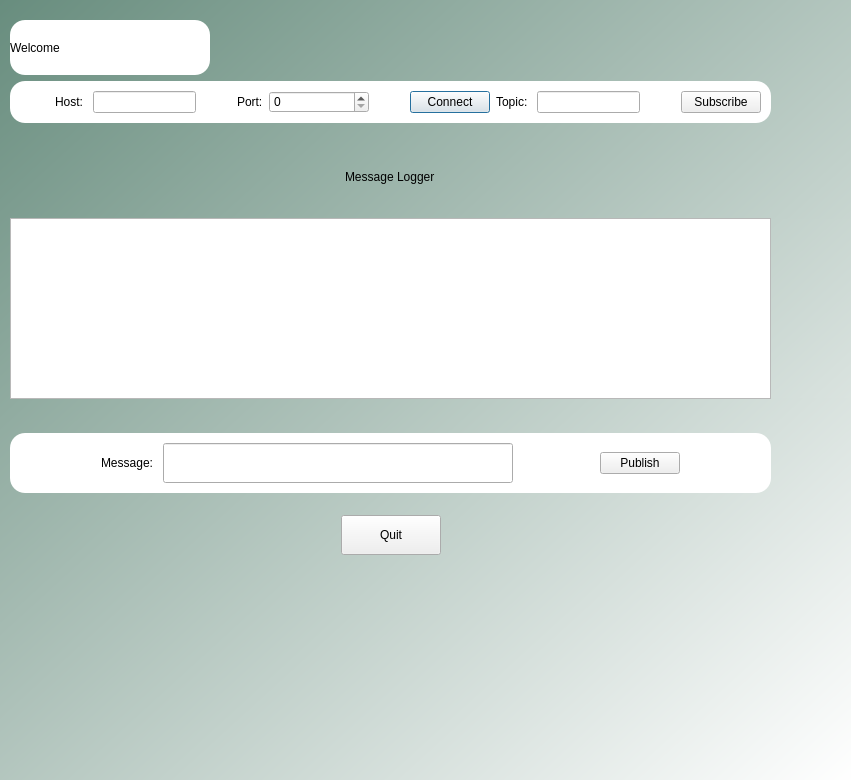
<?xml version="1.0" encoding="UTF-8"?>
<ui version="4.0">
 <class>Mydialog</class>
 <widget class="QDialog" name="Mydialog">
  <property name="geometry">
   <rect>
    <x>0</x>
    <y>0</y>
    <width>851</width>
    <height>780</height>
   </rect>
  </property>
  <property name="windowTitle">
   <string>Dialog</string>
  </property>
  <property name="styleSheet">
   <string notr="true">#Mydialog{background:qlineargradient(spread:pad, x1:0, y1:0, x2:1, y2:1, stop:0 rgba(104, 141, 126, 255), stop:1 rgba(255, 255, 255, 255))}



#input{
background-color:rgb(255, 255, 255);
border-radius: 15px;
}

#messagelogger{
background-color:rgb(255, 255, 255);
border-radius: 15px;
}

#messagesender_2{
background-color:rgb(255, 255, 255);
border-radius: 15px;
}
</string>
  </property>
  <widget class="QWidget" name="verticalLayoutWidget">
   <property name="geometry">
    <rect>
     <x>10</x>
     <y>20</y>
     <width>761</width>
     <height>601</height>
    </rect>
   </property>
   <layout class="QVBoxLayout" name="verticalLayout">
    <item>
     <widget class="QLabel" name="label">
      <property name="sizePolicy">
       <sizepolicy hsizetype="Fixed" vsizetype="Fixed">
        <horstretch>0</horstretch>
        <verstretch>0</verstretch>
       </sizepolicy>
      </property>
      <property name="minimumSize">
       <size>
        <width>200</width>
        <height>55</height>
       </size>
      </property>
      <property name="styleSheet">
       <string notr="true">background-color:rgb(255, 255, 255);
font: 75 20pt &quot;Ubuntu Condensed&quot;;
border-radius: 15px;
</string>
      </property>
      <property name="text">
       <string>Welcome</string>
      </property>
     </widget>
    </item>
    <item>
     <layout class="QVBoxLayout" name="verticalLayout_2">
      <property name="topMargin">
       <number>0</number>
      </property>
      <item>
       <widget class="QWidget" name="input" native="true">
        <layout class="QHBoxLayout" name="horizontalLayout_2">
         <property name="leftMargin">
          <number>10</number>
         </property>
         <property name="topMargin">
          <number>10</number>
         </property>
         <property name="rightMargin">
          <number>10</number>
         </property>
         <property name="bottomMargin">
          <number>10</number>
         </property>
         <item>
          <spacer name="horizontalSpacer_3">
           <property name="orientation">
            <enum>Qt::Horizontal</enum>
           </property>
           <property name="sizeHint" stdset="0">
            <size>
             <width>40</width>
             <height>20</height>
            </size>
           </property>
          </spacer>
         </item>
         <item>
          <widget class="QLabel" name="label_2">
           <property name="text">
            <string>Host: </string>
           </property>
          </widget>
         </item>
         <item>
          <widget class="QLineEdit" name="hostlbl"/>
         </item>
         <item>
          <spacer name="horizontalSpacer">
           <property name="orientation">
            <enum>Qt::Horizontal</enum>
           </property>
           <property name="sizeHint" stdset="0">
            <size>
             <width>40</width>
             <height>20</height>
            </size>
           </property>
          </spacer>
         </item>
         <item>
          <widget class="QLabel" name="label_3">
           <property name="text">
            <string>Port:</string>
           </property>
          </widget>
         </item>
         <item>
          <widget class="QSpinBox" name="portlbl">
           <property name="minimumSize">
            <size>
             <width>100</width>
             <height>0</height>
            </size>
           </property>
           <property name="maximum">
            <number>500000</number>
           </property>
          </widget>
         </item>
         <item>
          <spacer name="horizontalSpacer_2">
           <property name="orientation">
            <enum>Qt::Horizontal</enum>
           </property>
           <property name="sizeHint" stdset="0">
            <size>
             <width>40</width>
             <height>20</height>
            </size>
           </property>
          </spacer>
         </item>
         <item>
          <widget class="QPushButton" name="connectBt">
           <property name="text">
            <string>Connect</string>
           </property>
          </widget>
         </item>
         <item>
          <widget class="QLabel" name="label_4">
           <property name="text">
            <string>Topic: </string>
           </property>
          </widget>
         </item>
         <item>
          <widget class="QLineEdit" name="topiclbl"/>
         </item>
         <item>
          <spacer name="horizontalSpacer_4">
           <property name="orientation">
            <enum>Qt::Horizontal</enum>
           </property>
           <property name="sizeHint" stdset="0">
            <size>
             <width>40</width>
             <height>20</height>
            </size>
           </property>
          </spacer>
         </item>
         <item>
          <widget class="QPushButton" name="subscribeBtn">
           <property name="text">
            <string>Subscribe</string>
           </property>
          </widget>
         </item>
        </layout>
       </widget>
      </item>
     </layout>
    </item>
    <item>
     <spacer name="verticalSpacer_3">
      <property name="orientation">
       <enum>Qt::Vertical</enum>
      </property>
      <property name="sizeHint" stdset="0">
       <size>
        <width>20</width>
        <height>40</height>
       </size>
      </property>
     </spacer>
    </item>
    <item>
     <spacer name="verticalSpacer">
      <property name="orientation">
       <enum>Qt::Vertical</enum>
      </property>
      <property name="sizeHint" stdset="0">
       <size>
        <width>20</width>
        <height>40</height>
       </size>
      </property>
     </spacer>
    </item>
    <item>
     <layout class="QVBoxLayout" name="verticalLayout_4">
      <property name="topMargin">
       <number>30</number>
      </property>
      <item alignment="Qt::AlignHCenter">
       <widget class="QLabel" name="label_6">
        <property name="styleSheet">
         <string notr="true">font: 75 19pt &quot;Ubuntu Condensed&quot;;</string>
        </property>
        <property name="text">
         <string>Message Logger</string>
        </property>
       </widget>
      </item>
      <item>
       <spacer name="verticalSpacer_2">
        <property name="orientation">
         <enum>Qt::Vertical</enum>
        </property>
        <property name="sizeHint" stdset="0">
         <size>
          <width>20</width>
          <height>40</height>
         </size>
        </property>
       </spacer>
      </item>
      <item>
       <widget class="QPlainTextEdit" name="meslog"/>
      </item>
      <item>
       <spacer name="verticalSpacer_5">
        <property name="orientation">
         <enum>Qt::Vertical</enum>
        </property>
        <property name="sizeHint" stdset="0">
         <size>
          <width>20</width>
          <height>40</height>
         </size>
        </property>
       </spacer>
      </item>
     </layout>
    </item>
    <item>
     <layout class="QHBoxLayout" name="horizontalLayout_3">
      <property name="topMargin">
       <number>0</number>
      </property>
      <item>
       <widget class="QWidget" name="messagesender_2" native="true">
        <layout class="QHBoxLayout" name="messagesender">
         <property name="leftMargin">
          <number>10</number>
         </property>
         <property name="topMargin">
          <number>10</number>
         </property>
         <property name="rightMargin">
          <number>10</number>
         </property>
         <property name="bottomMargin">
          <number>10</number>
         </property>
         <item>
          <spacer name="horizontalSpacer_6">
           <property name="orientation">
            <enum>Qt::Horizontal</enum>
           </property>
           <property name="sizeHint" stdset="0">
            <size>
             <width>40</width>
             <height>20</height>
            </size>
           </property>
          </spacer>
         </item>
         <item>
          <widget class="QLabel" name="label_5">
           <property name="text">
            <string>Message: </string>
           </property>
          </widget>
         </item>
         <item alignment="Qt::AlignHCenter">
          <widget class="QLineEdit" name="messagelbl">
           <property name="sizePolicy">
            <sizepolicy hsizetype="Fixed" vsizetype="Fixed">
             <horstretch>0</horstretch>
             <verstretch>0</verstretch>
            </sizepolicy>
           </property>
           <property name="minimumSize">
            <size>
             <width>350</width>
             <height>40</height>
            </size>
           </property>
          </widget>
         </item>
         <item>
          <spacer name="horizontalSpacer_5">
           <property name="orientation">
            <enum>Qt::Horizontal</enum>
           </property>
           <property name="sizeHint" stdset="0">
            <size>
             <width>40</width>
             <height>20</height>
            </size>
           </property>
          </spacer>
         </item>
         <item>
          <widget class="QPushButton" name="publishBtn">
           <property name="text">
            <string>Publish</string>
           </property>
          </widget>
         </item>
         <item>
          <spacer name="horizontalSpacer_7">
           <property name="orientation">
            <enum>Qt::Horizontal</enum>
           </property>
           <property name="sizeHint" stdset="0">
            <size>
             <width>40</width>
             <height>20</height>
            </size>
           </property>
          </spacer>
         </item>
        </layout>
       </widget>
      </item>
     </layout>
    </item>
    <item>
     <spacer name="verticalSpacer_8">
      <property name="orientation">
       <enum>Qt::Vertical</enum>
      </property>
      <property name="sizeHint" stdset="0">
       <size>
        <width>20</width>
        <height>40</height>
       </size>
      </property>
     </spacer>
    </item>
    <item>
     <spacer name="verticalSpacer_4">
      <property name="orientation">
       <enum>Qt::Vertical</enum>
      </property>
      <property name="sizeHint" stdset="0">
       <size>
        <width>20</width>
        <height>40</height>
       </size>
      </property>
     </spacer>
    </item>
    <item>
     <spacer name="verticalSpacer_6">
      <property name="orientation">
       <enum>Qt::Vertical</enum>
      </property>
      <property name="sizeHint" stdset="0">
       <size>
        <width>20</width>
        <height>40</height>
       </size>
      </property>
     </spacer>
    </item>
    <item>
     <layout class="QHBoxLayout" name="horizontalLayout_4">
      <property name="topMargin">
       <number>0</number>
      </property>
      <item>
       <spacer name="horizontalSpacer_8">
        <property name="orientation">
         <enum>Qt::Horizontal</enum>
        </property>
        <property name="sizeHint" stdset="0">
         <size>
          <width>40</width>
          <height>20</height>
         </size>
        </property>
       </spacer>
      </item>
      <item>
       <widget class="QPushButton" name="quitBtn">
        <property name="sizePolicy">
         <sizepolicy hsizetype="Maximum" vsizetype="Fixed">
          <horstretch>0</horstretch>
          <verstretch>0</verstretch>
         </sizepolicy>
        </property>
        <property name="minimumSize">
         <size>
          <width>100</width>
          <height>40</height>
         </size>
        </property>
        <property name="text">
         <string>Quit</string>
        </property>
       </widget>
      </item>
      <item>
       <spacer name="horizontalSpacer_9">
        <property name="orientation">
         <enum>Qt::Horizontal</enum>
        </property>
        <property name="sizeHint" stdset="0">
         <size>
          <width>40</width>
          <height>20</height>
         </size>
        </property>
       </spacer>
      </item>
     </layout>
    </item>
    <item>
     <spacer name="verticalSpacer_7">
      <property name="orientation">
       <enum>Qt::Vertical</enum>
      </property>
      <property name="sizeHint" stdset="0">
       <size>
        <width>20</width>
        <height>40</height>
       </size>
      </property>
     </spacer>
    </item>
    <item>
     <widget class="QWidget" name="horizontalWidget" native="true">
      <property name="sizePolicy">
       <sizepolicy hsizetype="Fixed" vsizetype="Fixed">
        <horstretch>0</horstretch>
        <verstretch>0</verstretch>
       </sizepolicy>
      </property>
      <property name="minimumSize">
       <size>
        <width>55</width>
        <height>55</height>
       </size>
      </property>
      <layout class="QHBoxLayout" name="horizontalLayout">
       <property name="leftMargin">
        <number>10</number>
       </property>
       <property name="topMargin">
        <number>10</number>
       </property>
       <property name="rightMargin">
        <number>10</number>
       </property>
       <property name="bottomMargin">
        <number>10</number>
       </property>
      </layout>
     </widget>
    </item>
   </layout>
  </widget>
 </widget>
 <resources/>
 <connections/>
</ui>
